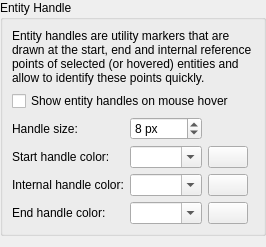
<?xml version="1.0" encoding="UTF-8"?>
<ui version="4.0">
 <class>LC_SettingsPageGraphicViewHandles</class>
 <widget class="QWidget" name="LC_SettingsPageGraphicViewHandles">
  <property name="geometry">
   <rect>
    <x>0</x>
    <y>0</y>
    <width>259</width>
    <height>247</height>
   </rect>
  </property>
  <layout class="QGridLayout" name="gridLayout_main">
   <property name="leftMargin">
    <number>0</number>
   </property>
   <property name="topMargin">
    <number>0</number>
   </property>
   <property name="rightMargin">
    <number>0</number>
   </property>
   <property name="bottomMargin">
    <number>0</number>
   </property>
   <item row="0" column="0">
    <widget class="QGroupBox" name="gbGVEntityHandle">
     <property name="title">
      <string>Entity Handle</string>
     </property>
     <layout class="QGridLayout" name="gridLayout_hnd">
      <item row="3" column="1">
       <widget class="QComboBox" name="cbStartHandleColor">
        <property name="sizePolicy">
         <sizepolicy hsizetype="Preferred" vsizetype="Preferred">
          <horstretch>0</horstretch>
          <verstretch>0</verstretch>
         </sizepolicy>
        </property>
        <property name="toolTip">
         <string>Start Handle Color

Color for start handle of entity</string>
        </property>
        <property name="editable">
         <bool>true</bool>
        </property>
        <property name="sizeAdjustPolicy">
         <enum>QComboBox::SizeAdjustPolicy::AdjustToContents</enum>
        </property>
       </widget>
      </item>
      <item row="5" column="0">
       <widget class="QLabel" name="lHandleEndColor">
        <property name="sizePolicy">
         <sizepolicy hsizetype="Preferred" vsizetype="Preferred">
          <horstretch>0</horstretch>
          <verstretch>0</verstretch>
         </sizepolicy>
        </property>
        <property name="text">
         <string>End handle color:</string>
        </property>
        <property name="buddy">
         <cstring>cbEndHandleColor</cstring>
        </property>
       </widget>
      </item>
      <item row="1" column="0" colspan="3">
       <widget class="QCheckBox" name="cbShowRefPointsOnHovering">
        <property name="sizePolicy">
         <sizepolicy hsizetype="Preferred" vsizetype="Preferred">
          <horstretch>0</horstretch>
          <verstretch>0</verstretch>
         </sizepolicy>
        </property>
        <property name="toolTip">
         <string>Handle Visibility

If enabled, entity handles are highlighted on hover (requires &quot;highlight entities on hover&quot; to be enabled)</string>
        </property>
        <property name="text">
         <string>Show entity handles on mouse hover</string>
        </property>
       </widget>
      </item>
      <item row="5" column="2">
       <widget class="LC_ColorButton" name="pb_end">
        <property name="toolTip">
         <string>End

Click to select color.</string>
        </property>
       </widget>
      </item>
      <item row="5" column="1">
       <widget class="QComboBox" name="cbEndHandleColor">
        <property name="sizePolicy">
         <sizepolicy hsizetype="Preferred" vsizetype="Preferred">
          <horstretch>0</horstretch>
          <verstretch>0</verstretch>
         </sizepolicy>
        </property>
        <property name="toolTip">
         <string>End Handle Color

Color of end handle for entity</string>
        </property>
        <property name="editable">
         <bool>true</bool>
        </property>
        <property name="sizeAdjustPolicy">
         <enum>QComboBox::SizeAdjustPolicy::AdjustToContents</enum>
        </property>
       </widget>
      </item>
      <item row="2" column="1">
       <widget class="QSpinBox" name="sbHandleSize">
        <property name="sizePolicy">
         <sizepolicy hsizetype="Minimum" vsizetype="Preferred">
          <horstretch>0</horstretch>
          <verstretch>0</verstretch>
         </sizepolicy>
        </property>
        <property name="toolTip">
         <string>Hangle Size

Size of square that is highlights entities reference points (endpoints etc.)</string>
        </property>
        <property name="suffix">
         <string> px</string>
        </property>
        <property name="minimum">
         <number>2</number>
        </property>
        <property name="maximum">
         <number>24</number>
        </property>
        <property name="value">
         <number>8</number>
        </property>
       </widget>
      </item>
      <item row="3" column="3">
       <spacer name="horizontalSpacer">
        <property name="orientation">
         <enum>Qt::Orientation::Horizontal</enum>
        </property>
        <property name="sizeHint" stdset="0">
         <size>
          <width>0</width>
          <height>0</height>
         </size>
        </property>
       </spacer>
      </item>
      <item row="4" column="1">
       <widget class="QComboBox" name="cbHandleColor">
        <property name="sizePolicy">
         <sizepolicy hsizetype="Preferred" vsizetype="Preferred">
          <horstretch>0</horstretch>
          <verstretch>0</verstretch>
         </sizepolicy>
        </property>
        <property name="toolTip">
         <string>Internal Handle Color

Color of non-endpoint handle of entity</string>
        </property>
        <property name="editable">
         <bool>true</bool>
        </property>
        <property name="sizeAdjustPolicy">
         <enum>QComboBox::SizeAdjustPolicy::AdjustToContents</enum>
        </property>
       </widget>
      </item>
      <item row="4" column="0">
       <widget class="QLabel" name="lHandleColor">
        <property name="sizePolicy">
         <sizepolicy hsizetype="Preferred" vsizetype="Preferred">
          <horstretch>0</horstretch>
          <verstretch>0</verstretch>
         </sizepolicy>
        </property>
        <property name="text">
         <string>Internal handle color:</string>
        </property>
        <property name="buddy">
         <cstring>cbHandleColor</cstring>
        </property>
       </widget>
      </item>
      <item row="3" column="0">
       <widget class="QLabel" name="lHandleStartColor">
        <property name="sizePolicy">
         <sizepolicy hsizetype="Preferred" vsizetype="Preferred">
          <horstretch>0</horstretch>
          <verstretch>0</verstretch>
         </sizepolicy>
        </property>
        <property name="text">
         <string>Start handle color:</string>
        </property>
        <property name="buddy">
         <cstring>cbStartHandleColor</cstring>
        </property>
       </widget>
      </item>
      <item row="2" column="0">
       <widget class="QLabel" name="lEntityHandleSize">
        <property name="sizePolicy">
         <sizepolicy hsizetype="Preferred" vsizetype="Preferred">
          <horstretch>0</horstretch>
          <verstretch>0</verstretch>
         </sizepolicy>
        </property>
        <property name="text">
         <string>Handle size:</string>
        </property>
        <property name="buddy">
         <cstring>sbHandleSize</cstring>
        </property>
       </widget>
      </item>
      <item row="4" column="2">
       <widget class="LC_ColorButton" name="pb_handle">
        <property name="toolTip">
         <string>Internal

Click to select color.</string>
        </property>
       </widget>
      </item>
      <item row="3" column="2">
       <widget class="LC_ColorButton" name="pb_start">
        <property name="toolTip">
         <string>Start

Click to select color.</string>
        </property>
       </widget>
      </item>
      <item row="0" column="0" colspan="4">
       <widget class="QLabel" name="label">
        <property name="text">
         <string>Entity handles are utility markers that are drawn at the start, end and internal reference points of selected (or hovered) entities and allow to identify these points quickly.</string>
        </property>
        <property name="wordWrap">
         <bool>true</bool>
        </property>
       </widget>
      </item>
     </layout>
    </widget>
   </item>
   <item row="1" column="0">
    <spacer name="verticalSpacer">
     <property name="orientation">
      <enum>Qt::Orientation::Vertical</enum>
     </property>
     <property name="sizeHint" stdset="0">
      <size>
       <width>0</width>
       <height>0</height>
      </size>
     </property>
    </spacer>
   </item>
  </layout>
 </widget>
 <customwidgets>
  <customwidget>
   <class>LC_ColorButton</class>
   <extends>QPushButton</extends>
   <header>lc_color_button.h</header>
  </customwidget>
 </customwidgets>
 <resources/>
 <connections/>
</ui>
